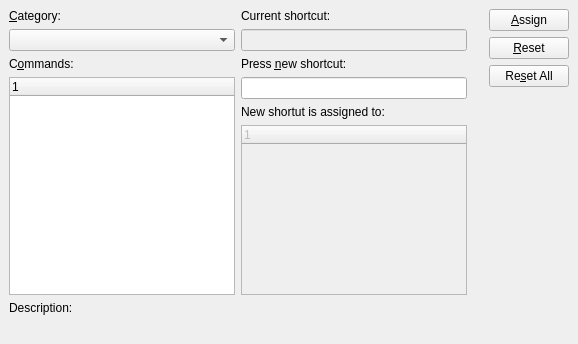
<?xml version="1.0" encoding="UTF-8"?>
<ui version="4.0">
 <class>Gui::Dialog::DlgCustomKeyboard</class>
 <widget class="QWidget" name="Gui::Dialog::DlgCustomKeyboard">
  <property name="geometry">
   <rect>
    <x>0</x>
    <y>0</y>
    <width>578</width>
    <height>344</height>
   </rect>
  </property>
  <property name="windowTitle">
   <string>Keyboard</string>
  </property>
  <layout class="QGridLayout">
   <property name="margin">
    <number>9</number>
   </property>
   <property name="spacing">
    <number>6</number>
   </property>
   <item row="1" column="0" colspan="4">
    <layout class="QVBoxLayout">
     <property name="spacing">
      <number>6</number>
     </property>
     <property name="margin">
      <number>0</number>
     </property>
     <item>
      <widget class="QLabel" name="textLabelDescriptionHeader">
       <property name="text">
        <string>Description:</string>
       </property>
      </widget>
     </item>
     <item>
      <widget class="QLabel" name="textLabelDescription">
       <property name="text">
        <string/>
       </property>
      </widget>
     </item>
    </layout>
   </item>
   <item row="0" column="2">
    <spacer>
     <property name="orientation">
      <enum>Qt::Horizontal</enum>
     </property>
     <property name="sizeType">
      <enum>QSizePolicy::Preferred</enum>
     </property>
     <property name="sizeHint" stdset="0">
      <size>
       <width>40</width>
       <height>20</height>
      </size>
     </property>
    </spacer>
   </item>
   <item row="0" column="0">
    <layout class="QVBoxLayout">
     <property name="spacing">
      <number>6</number>
     </property>
     <property name="margin">
      <number>0</number>
     </property>
     <item>
      <widget class="QLabel" name="TextLabelCategory">
       <property name="text">
        <string>&amp;Category:</string>
       </property>
       <property name="buddy">
        <cstring>categoryBox</cstring>
       </property>
      </widget>
     </item>
     <item>
      <widget class="QComboBox" name="categoryBox"/>
     </item>
     <item>
      <widget class="QLabel" name="TextLabelCommands">
       <property name="text">
        <string>C&amp;ommands:</string>
       </property>
       <property name="buddy">
        <cstring>commandTreeWidget</cstring>
       </property>
      </widget>
     </item>
     <item>
      <widget class="QTreeWidget" name="commandTreeWidget">
       <property name="minimumSize">
        <size>
         <width>220</width>
         <height>0</height>
        </size>
       </property>
       <property name="rootIsDecorated">
        <bool>false</bool>
       </property>
       <column>
        <property name="text">
         <string notr="true">1</string>
        </property>
       </column>
      </widget>
     </item>
    </layout>
   </item>
   <item row="0" column="1">
    <layout class="QVBoxLayout">
     <property name="spacing">
      <number>6</number>
     </property>
     <property name="margin">
      <number>0</number>
     </property>
     <item>
      <widget class="QLabel" name="textLabelShortcut">
       <property name="text">
        <string>Current shortcut:</string>
       </property>
      </widget>
     </item>
     <item>
      <widget class="Gui::AccelLineEdit" name="accelLineEditShortcut">
       <property name="enabled">
        <bool>false</bool>
       </property>
      </widget>
     </item>
     <item>
      <widget class="QLabel" name="textLabelNewShortcut">
       <property name="text">
        <string>Press &amp;new shortcut:</string>
       </property>
       <property name="buddy">
        <cstring>editShortcut</cstring>
       </property>
      </widget>
     </item>
     <item>
      <widget class="Gui::AccelLineEdit" name="editShortcut"/>
     </item>
     <item>
      <widget class="QLabel" name="textLabelAssigned">
       <property name="text">
        <string>New shortut is assigned to:</string>
       </property>
      </widget>
     </item>
     <item>
      <widget class="QTreeWidget" name="assignedTreeWidget">
       <property name="enabled">
        <bool>false</bool>
       </property>
       <property name="minimumSize">
        <size>
         <width>220</width>
         <height>0</height>
        </size>
       </property>
       <property name="rootIsDecorated">
        <bool>false</bool>
       </property>
       <column>
        <property name="text">
         <string notr="true">1</string>
        </property>
       </column>
      </widget>
     </item>
    </layout>
   </item>
   <item row="0" column="3">
    <layout class="QVBoxLayout">
     <property name="spacing">
      <number>6</number>
     </property>
     <property name="margin">
      <number>0</number>
     </property>
     <item>
      <widget class="QPushButton" name="buttonAssign">
       <property name="text">
        <string>&amp;Assign</string>
       </property>
       <property name="shortcut">
        <string>Alt+A</string>
       </property>
      </widget>
     </item>
     <item>
      <widget class="QPushButton" name="buttonReset">
       <property name="text">
        <string>&amp;Reset</string>
       </property>
       <property name="shortcut">
        <string>Alt+R</string>
       </property>
      </widget>
     </item>
     <item>
      <widget class="QPushButton" name="buttonResetAll">
       <property name="text">
        <string>Re&amp;set All</string>
       </property>
       <property name="shortcut">
        <string>Alt+S</string>
       </property>
      </widget>
     </item>
     <item>
      <spacer>
       <property name="orientation">
        <enum>Qt::Vertical</enum>
       </property>
       <property name="sizeType">
        <enum>QSizePolicy::Expanding</enum>
       </property>
       <property name="sizeHint" stdset="0">
        <size>
         <width>41</width>
         <height>150</height>
        </size>
       </property>
      </spacer>
     </item>
    </layout>
   </item>
  </layout>
 </widget>
 <layoutdefault spacing="6" margin="11"/>
 <customwidgets>
  <customwidget>
   <class>Gui::AccelLineEdit</class>
   <extends>QLineEdit</extends>
   <header>Gui/Widgets.h</header>
  </customwidget>
 </customwidgets>
 <tabstops>
  <tabstop>categoryBox</tabstop>
  <tabstop>commandTreeWidget</tabstop>
  <tabstop>accelLineEditShortcut</tabstop>
  <tabstop>buttonAssign</tabstop>
  <tabstop>buttonReset</tabstop>
  <tabstop>buttonResetAll</tabstop>
 </tabstops>
 <resources/>
 <connections/>
</ui>
